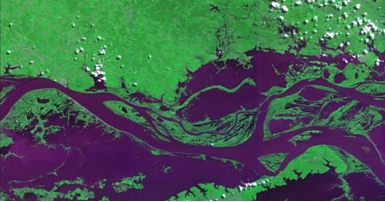
#> input picture chuvoso.png, 385 x 202 px
$ jupyter execute trabalho.ipynb
#> lines starting #> are read from the running program, lines starting #| are printed output that depends on the picture; after the words box and inside, x2 and y2 are one past the last pixel; in counts of white or black regions, pixels touching at a corner belong together
[cell 1]
#Equipe: Micael Luan Conti

from matplotlib import pyplot as plt
import cv2
import numpy as np

img_chuvoso = cv2.imread('chuvoso.png')
#> img_chuvoso is the input picture: shape (202, 385, 3); mean B, G, R 80.5, 93.8, 67.9
img_estiagem = cv2.imread('estiagem.png')
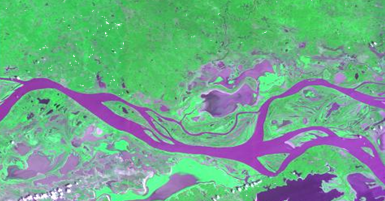
#> input picture estiagem.png, 385 x 201 px
#> img_estiagem is the input picture: shape (201, 385, 3); mean B, G, R 140.3, 170.2, 112
img_estiagem_original = img_estiagem
altura1, largura1 = img_chuvoso.shape[:2]
#> altura1 = 202; largura1 = 385

img_estiagem = cv2.resize(img_estiagem, (largura1, altura1))
#> img_estiagem: shape (202, 385, 3)

##Preto e branco

# Chuvoso
img_chuvoso = cv2.cvtColor(img_chuvoso, cv2.COLOR_RGB2GRAY)
#> img_chuvoso: shape (202, 385)
plt.subplot(1,2,1)
plt.imshow(img_chuvoso, 'gray')
plt.title('C - Imagem Preto e Branco')


#Estiagem
img_estiagem = cv2.cvtColor(img_estiagem, cv2.COLOR_RGB2GRAY)
#> img_estiagem: shape (202, 385)
plt.subplot(1,2,2)
plt.imshow(img_estiagem, 'gray')
plt.title('E - Imagem Preto e Branco')

plt.show()

##Inversão de cor

#Chuvoso
img_chuvoso = cv2.bitwise_not(img_chuvoso)
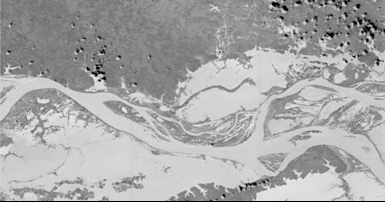
#> img_chuvoso: shape (202, 385); min 0, max 240, mean 168.1
img_chuvoso = cv2.convertScaleAbs(img_chuvoso,3,1.3)
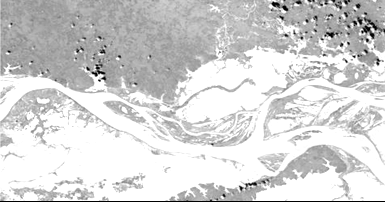
#> img_chuvoso: shape (202, 385); min 0, max 255, mean 212.1

plt.subplot(1,2,1)
plt.imshow(img_chuvoso, 'gray')
plt.title('C - Invertida')

#Estiagem
img_estiagem = cv2.bitwise_not(img_estiagem)
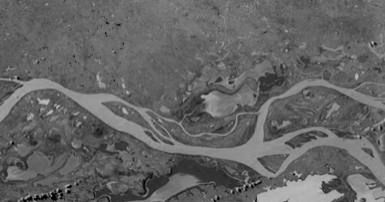
#> img_estiagem: shape (202, 385); min 0, max 191, mean 100.5
img_estiagem = cv2.convertScaleAbs(img_estiagem,3,2)
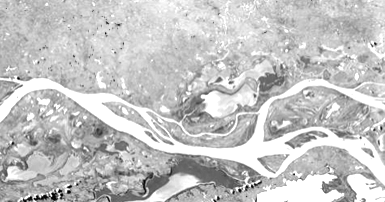
#> img_estiagem: shape (202, 385); min 0, max 255, mean 196

plt.subplot(1,2,2)
plt.imshow(img_estiagem, 'gray')
plt.title('E - Invertida')

plt.show()

##Binarização

#Chuvoso
(T, bin) = cv2.threshold(img_chuvoso, 232, 255, cv2.THRESH_BINARY)
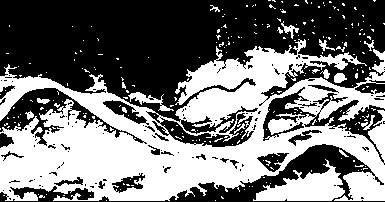
#> bin: shape (202, 385); 45.9% white; 253 white regions (236 under 20 px), largest, box (x1, y1, x2, y2) and area: (0, 39, 385, 201) 31997, (253, 159, 345, 201) 1904, (128, 92, 174, 111) 261
img_chuvoso = bin
plt.subplot(1,2,1)
plt.imshow(img_chuvoso, 'gray')
plt.title('C - Binarizada')


#Estiagem
(T, bin) = cv2.threshold(img_estiagem, 230, 255, cv2.THRESH_BINARY)
#> bin: shape (202, 385); 19.4% white; 477 white regions (427 under 20 px), largest, box (x1, y1, x2, y2) and area: (0, 76, 385, 185) 7363, (257, 173, 344, 202) 1503, (201, 90, 256, 117) 700
img_estiagem = bin
plt.subplot(1,2,2)
plt.imshow(img_estiagem, 'gray')
plt.title('E - Binarizada')

plt.show()

##Erosão

#Chuvoso
kernel = np.ones((2,2),np.uint8)
img_chuvoso = cv2.erode(img_chuvoso,kernel,iterations = 1)
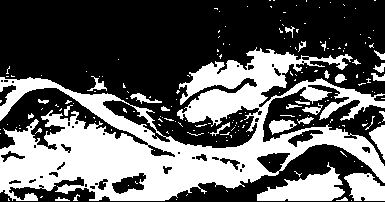
#> img_chuvoso: shape (202, 385); 38.1% white; 190 white regions (160 under 20 px), largest, box (x1, y1, x2, y2) and area: (0, 47, 385, 201) 24808, (257, 162, 345, 201) 1695, (344, 173, 385, 201) 837
plt.subplot(1,2,1)
plt.imshow(img_chuvoso,'gray')
plt.title('C - Erosão')

#Estiagem
img_estiagem = cv2.erode(img_estiagem,kernel,iterations = 1)
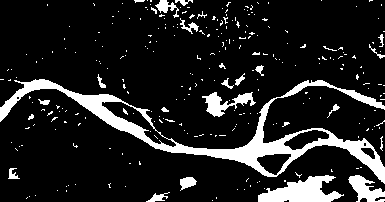
#> img_estiagem: shape (202, 385); 13.3% white; 275 white regions (251 under 20 px), largest, box (x1, y1, x2, y2) and area: (0, 79, 385, 184) 5910, (258, 175, 344, 202) 1331, (202, 92, 256, 117) 547
plt.subplot(1,2,2)
plt.imshow(img_estiagem,'gray')
plt.title('E - Erosão')

plt.show()

##Dilatação

#Chuvoso
""" img_chuvoso = cv2.dilate(img_chuvoso,kernel,iterations = 1)
plt.subplot(1,2,1)
plt.imshow(img_chuvoso,'gray')
plt.title('C - Dilatação')

#Estiagem
img_estiagem = cv2.dilate(img_estiagem,kernel,iterations = 1)
plt.subplot(1,2,2)
plt.imshow(img_estiagem,'gray')
plt.title('E - Dilatação')
 """

plt.show()

## Subtraindo imagens
subtractedImage = cv2.subtract(img_chuvoso,img_estiagem)
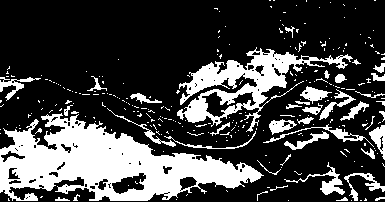
#> subtractedImage: shape (202, 385); 26.8% white; 282 white regions (242 under 20 px), largest, box (x1, y1, x2, y2) and area: (0, 113, 264, 201) 11412, (177, 47, 353, 132) 4327, (284, 162, 345, 195) 398
plt.imshow(subtractedImage,'gray')
plt.title('Subtração')
plt.show()

## Colorindo

altura, largura = subtractedImage.shape
#> altura = 202; largura = 385

for i in range(altura):
    for j in range(largura):
        if subtractedImage[i, j] == 255:
                 img_estiagem_original[i,j] = [255, 0, 0]
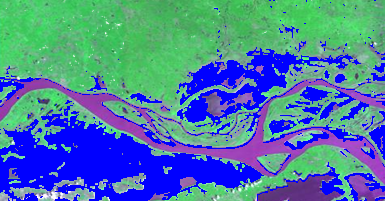
#> img_estiagem_original: shape (201, 385, 3); mean B, G, R 164.2, 123.7, 75.6


plt.imshow(img_estiagem_original)
plt.title('Sobrepondo')
plt.show()
